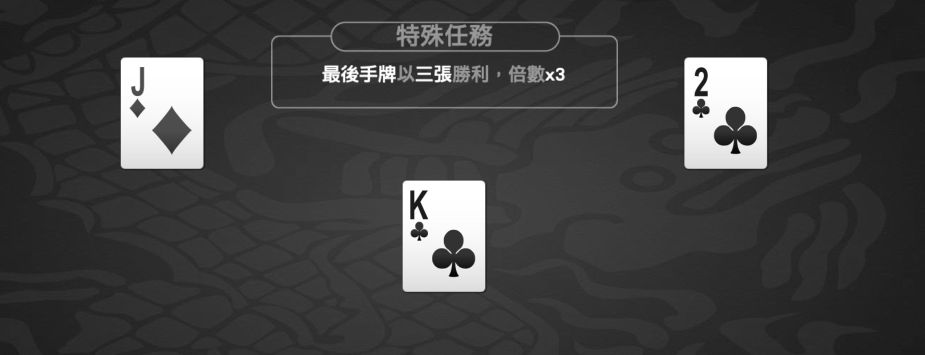
#> input picture test/pool4.jpg, 1850 x 710 px (shown at 1/2 size)
$ python -i Detector.py   (imports and definitions only)
#> lines starting #> are read from the running program, lines starting #| are printed output that depends on the picture; after the words box and inside, x2 and y2 are one past the last pixel; in counts of white or black regions, pixels touching at a corner belong together
### area.py
import abc
import numpy as np
import cv2
from typing import List
from typing import Mapping


class ROI:
    def __init__(self, x, y, width, height):
        self.x: int = int(x)
        self.y: int = int(y)
        self.width: int = int(width)
        self.height: int = int(height)

    def ys(self) -> list:
        return [self.y, (self.y + self.height)]

    def xs(self) -> list:
        return [self.x, self.x + self.width]

    def __eq__(self, other):
        """Overrides the default implementation"""
        if isinstance(other, ROI):
            return self.__hash__() == other.__hash__()
        return False

    def __hash__(self):
        return hash((self.x, self.y, self.width, self.height))

    def crop(self, img):
        return img[self.y:self.y + self.height, self.x:self.x + self.width]

    def pt1(self):
        return self.x, self.y

    def pt2(self):
        return self.x + self.width, self.y + self.height

    def move(self, x: int, y: int) -> 'ROI':
        return ROI(self.x + x, self.y + y, self.width, self.height)


class Size:
    def __init__(self, w, h):
        self.width = w
        self.height = h


class CardSizes:

    # [5 lines left out: function __init__, not called in this run]


class Area(abc.ABC):
    # np.arr
    # [4 lines left out: function __init__, not called in this run]


# class PlayingArea(Area):


class CardArea(Area):
    # [61 lines left out: functions __init__, find_rois_of_cards, find_rois_of_corners, not called in this run]

    def _debug(self, img):
        cv2.imshow("debug", img)
        cv2.waitKey(0)

    # [22 lines left out: function show, not called in this run]

    def detect(self):
        pass


# [19 lines left out: functions own_cards_area, pool_cards_area, lord_cards_area, not called in this run]

### models/card/argument.py
class CornerArgument:
    # b = 56 * 0.7
    # margin = 17 * 0.7
    # d = -5 * .7
    def __init__(self, width_margin: int, width: int, shift: int, height_margin: int = 18, height: int = 135,
                 rank_height: int = 82):
#> further down, picture is the input picture: shape (710, 1850, 3); min 0, max 255, mean 62.8
        self.width_margin = width_margin
        self.width = width
        self.shift = shift
        self.height_margin = height_margin
        self.height = height
        self.rank_height = rank_height

    # [7 lines left out: function zoom, not called in this run]


class CornerArgumentFactory:
    @staticmethod
    def own() -> CornerArgument:
        return CornerArgument(width_margin=17, width=56, shift=-5, height_margin=18, height=135, rank_height=82)

    @staticmethod
    def lord_cards():
        return CornerArgument(width_margin=17, width=40, shift=-7, height_margin=15, height=93, rank_height=55)

    @staticmethod
    def pool():
        return CornerArgument(width_margin=5, width=50, shift=4, height_margin=15, height=110, rank_height=66)
#     todo left cards

### Detector.py
import cv2
import numpy as np
import pytesseract
from PIL import Image

from area import ROI
from models.card import argument
from models.card.argument import CornerArgumentFactory
from models.card.corner import CornerImg


class Detector:

    # def __init__(self, img: np.ndarray):
    #     self.img: np.ndarray = img
    # [9 lines left out: function get_round_id, not called in this run]

    @staticmethod
    def find_rois_of_whole_cards(img: np.ndarray, roiSelected=None):
        cropped = img

        edged = cv2.Canny(cropped, 30, 100)
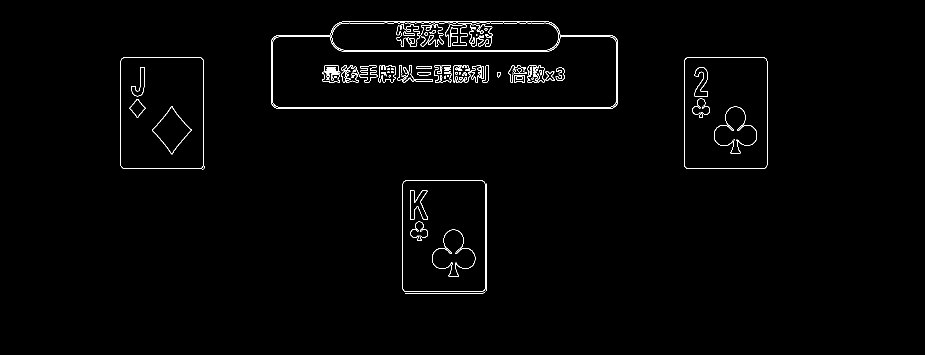
#> edged: shape (710, 1850) (shown at 1/2 size); 1.1% white in thin lines or dots, all inside (x1, y1, x2, y2) = (241, 43, 1535, 587)
        # [6 lines of commented-out code are left out]

        cnts_selected = []
        cnts, hier = cv2.findContours(edged, cv2.RETR_CCOMP, cv2.CHAIN_APPROX_SIMPLE)
#> cnts = 174 contours, 74 with area under 20; largest, box (x1, y1, x2, y2) and area: (542, 43, 1236, 217) 113043, (544, 73, 1234, 215) 83528, (1368, 114, 1535, 338) 36794, (1368, 114, 1535, 338) 36780, (241, 115, 407, 338) 36584
        index_sort = sorted(range(len(cnts)), key=lambda i: cv2.contourArea(cnts[i]), reverse=True)
#> index_sort = 174 values, max 173 at index 8, min 0 at index 157, mean 86.5
        rois = []

        for i in index_sort:
            area = cv2.contourArea(cnts[i])
            cnt = cnts[i]
            peri = cv2.arcLength(cnt, True)
            approx = cv2.approxPolyDP(cnt, 0.01 * peri, True)
            # area=57227,28000
            x, y, w, h = cv2.boundingRect(cnt)
            if len(approx) == 4 and 28000 < area < 58000 and w / h < 1:
                cnts_selected.append(cnts[i])
                rois.append(ROI(x, y, w, h))
#> this loop made 174 passes
#> (i, area, peri, x, y, w, h) on passes 1, 2, 9: (171, 113043, 1691, 542, 43, 694, 174), (172, 83527.5, 1676.1, 544, 73, 690, 142), (173, 29407.5, 3368.7, 542, 43, 694, 174)
#> after the loop, cnts_selected = 6 contours; box (x1, y1, x2, y2) and area: (1368, 114, 1535, 338) 36794, (1368, 114, 1535, 338) 36780, (241, 115, 407, 338) 36584, (805, 361, 971, 584) 36584, (241, 115, 407, 338) 36570, (805, 361, 971, 584) 36569; rois = 6 items

        return list(set(rois))

    # [34 lines left out: function find_corner_of_cards, not called in this run]


# cv2.imshow("test", bgr)
# cv2.waitKey(0)


class Train_ranks:
    """Structure to store information about train rank images."""

    def __init__(self):
        self.img = []  # Thresholded, sized rank image loaded from hard drive
        self.name = "Placeholder"


# [23 lines left out: function load_ranks, not called in this run]


# [5 lines of commented-out code are left out]
cornerArg = CornerArgumentFactory.own()

# [13 lines of commented-out code are left out]
file = "test/pool4.jpg"
# numOfCards = 1
# cornerArg = CornerArgumentFactory.pool()

# img = cv2.imread(file, cv2.IMREAD_GRAYSCALE)
# ret, thresh = cv2.threshold(img, 127, 255, 0)
# cv2.imshow("thresh", thresh)
# bgr = cv2.cvtColor(img, cv2.COLOR_GRAY2BGR)
# cnts, hie = cv2.findContours(thresh, cv2.RETR_TREE, cv2.CHAIN_APPROX_NONE)
# cntsSorted = sorted(cnts, key=lambda cnt: cv2.contourArea(cnt))
# for cnt in cntsSorted:
#     peri = cv2.arcLength(cnt, True)
#     approx = cv2.approxPolyDP(cnt, 0.01 * peri, True)
#     area = cv2.contourArea(cnt)
#     if len(approx) == 4 and 9400 < area < 500000:
#         print(area)
#         cv2.drawContours(bgr, [cnt], -1, (255, 0, 0), 3)
# cv2.imshow("img", bgr)
# cv2.waitKey(0)

# bgr = cv2.cvtColor(img, cv2.COLOR_GRAY2BGR)

# ratio = 0.4
# w = int(img.shape[1] * ratio)
# h = int(img.shape[0] * ratio)
# print(w, h)
# cv2.resize(img, (w, h))
# cv2.imshow("img", cv2.resize(img, (w, h)))
# cv2.waitKey(0)


# # cv2.cvtColor(img, cv2.COLOR_GRAY2BGR)
#
# rois = Detector.find_rois_of_whole_cards(img)
# c = 100
# for roi in rois:
#     cv2.rectangle(bgr, roi.pt1(), roi.pt2(), (c, 0, 0), 2)
#     c += 100
#
# cornerROIs = Detector.find_corner_of_cards(img, rois, cornerArg)
#
# print("num of card: %s, num of corner: %s" % (len(rois), len(cornerROIs)))
#
# i = 0
# from models.card.corner import CornerImg
#
# for roi in cornerROIs:
#     # if i != 6:
#     #     i += 1
#     #     continue
#
#     # cv2.rectangle(bgr, roi.pt1(), roi.pt2(), (255, 0, 0), 1)
#     rankROI = ROI(roi.x, roi.y, roi.width, cornerArg.rank_height)
#     suitROI = ROI(roi.x, roi.y + cornerArg.rank_height, roi.width, roi.height - cornerArg.rank_height)
#     # cv2.rectangle(bgr, rankROI.pt1(), rankROI.pt2(), (0, 0, 255), 1)
#     # cv2.rectangle(bgr, suitROI.pt1(), suitROI.pt2(), (0, 255, 0), 1)
#     centerX = (suitROI.pt1()[0] + suitROI.pt2()[0]) / 2
#     centerY = (suitROI.pt1()[1] + suitROI.pt2()[1]) / 2 - 10
#     # cv2.circle(bgr, (int(centerX), int(centerY)), 1, (255, 0, 0), 2)
#     # cv2.circle(bgr, suitROI.pt1(), 1, (255, 0, 0), 1)
#     # cv2.waitKey(0)
#     cornerCropped = roi.crop(img)
#
#     ci = CornerImg(cornerCropped, cornerArg)
#     ci.isCard()
#     i += 1
#     # rankCropped = cv2.resize(rankROI.crop(img), (40, 25))
#     # suitCropped = cv2.resize(suitROI.crop(img), (40, 40))
#
#     # OWN
#     # rank width: 82 height: 56
#     # suit width: 53 height: 56
#     # lord
#     # rank width: 55 height: 40
#     # suit width: 37 height: 40
#     #
#     # print("rank width: %s height: %s" % (rankCropped.shape[0], rankCropped.shape[1]))
#     # print("suit width: %s height: %s" % (suitCropped.shape[0], suitCropped.shape[1]))
#     # cv2.imwrite("cards/rank-%i.jpg" % i, rankCropped)
#     # cv2.imwrite("cards/suit-%i.jpg" % i, suitCropped)
#     i += 1
# #
# # cv2.imshow("bgr", bgr)
# # cv2.waitKey(0)
#
# # edged = cv2.Canny(img, 0, 500)
# # cv2.imshow("edged", edged)
# # # x, y, w, h = cv2.selectROI("cards", img)
# # # print(x, y, w, h)
# # # cropped = img[y:y + h, x:x + w]
# # # gray = cropped
# # bgr = cv2.cvtColor(img, cv2.COLOR_GRAY2BGR)
# # gray = edged
# # ret, thresh = cv2.threshold(gray, 127, 255, cv2.THRESH_BINARY)
# # #
# # # Find Contour
# # cnts, hier = cv2.findContours(thresh, cv2.RETR_TREE, cv2.CHAIN_APPROX_NONE)
# # index_sort = sorted(range(len(cnts)), key=lambda i: cv2.contourArea(cnts[i]), reverse=True)
# # num_of_cards = 0
# # print("num of cnts: %s" % len(cnts))
# # CORNER_HEIGHT = 155
# # CORNER_WEIGHT = 90
# # CARD_WEIGHT = 208
# # RANK_HEIGHT = 104
# # cnts_selected = []
# # train_ranks = load_ranks("./cards/")
# #
# # # def boundingRect_of_maxContour(img):
# # #     edged = cv2.Canny(img, 30, 300)
# # #     cnts, _ = cv2.findContours(edged, cv2.RETR_TREE, cv2.CHAIN_APPROX_SIMPLE)
# # #     # print(len(cnts))
# # #     maxCnt = sorted(cnts, key=lambda cnt: cv2.contourArea(cnt), reverse=True)[0]
# # #     # cv2.imshow("test",edged)
# # #     # cv2.drawContours(img,[maxCnt],-1, (255, 0, 0),3)
# # #     x, y, w, h = cv2.boundingRect(maxCnt)
# # #     return edged[y:y + h, x:x + w]
# #
# #
# # for i in index_sort:
# #     area = cv2.contourArea(cnts[i])
# #     cnt = cnts[i]
# #     peri = cv2.arcLength(cnt, True)
# #     approx = cv2.approxPolyDP(cnt, 0.01 * peri, True)
# #     # area > 57000 and area < 460000
# #     cv2.imshow("cnts", bgr)
# #     if len(approx) > 0:
# #         print("area of cnt is selected: %s" % cv2.contourArea(cnts[i]))
# #         cnts_selected.append(cnts[i])
# #         x, y, w, h = cv2.boundingRect(cnt)
# #         print("weight: %s, hight: %s" % (w, h))
# #         num_of_cards = int(round(w - 208) / 90 + 1)
# #         print("num of cards is %s" % num_of_cards)
# #         print("area: %s, length of approx:%s" % (area, len(approx)))
# #
# #         cv2.drawContours(bgr, [cnts[i]], -1, (255, 0, 0), 3)
# #         cv2.waitKey(0)
# #
# # #         # cv2.rectangle(gray, (x, y), (x + w, y + h), (0, 255, 0), 2)
# # #         for j in range(num_of_cards):
# # #             # rank_img = gray[(y + RANK_HEIGHT):(y + CORNER_HEIGHT),
# # #             #            (x + CORNER_WEIGHT * j):(x + CORNER_WEIGHT * (j + 1))]
# # #
# # #             rank_img = gray[y :(y + RANK_HEIGHT),
# # #                        (x + CORNER_WEIGHT * j):(x + CORNER_WEIGHT * (j + 1))]
# # #             # rank_img = boundingRect_of_maxContour(rank_img)
# # #
# # #             cv2.imshow("wind",rank_img)
# # #
# # #             best_rank_match_diff = 10000
# # #             best_rank_name = "Unknown"
# # #
# # #             for tr in train_ranks:
# # #                 weight = tr.img.shape[1]
# # #                 height = tr.img.shape[0]
# # #                 # print("old size: $s"%rank_img.shape)
# # #                 resized1 = cv2.resize(rank_img, (weight, height))
# # #                 # resized2 = cv2.resize(tr.img, (0, 0), fx=4, fy=4)
# # #                 diff_img = cv2.absdiff(resized1, tr.img)
# # #
# # #                 rank_diff = int(np.sum(diff_img) / 255)
# # #
# # #                 # print("rank: %s, diff: %s"%(tr.name,rank_diff))
# # #                 if best_rank_match_diff > rank_diff:
# # #                     best_rank_match_diff = rank_diff
# # #                     best_rank_name = tr.name
# # #
# # #
# # #             print(best_rank_name)
# # #
# # #             # cv2.rectangle(bgr, (x + CORNER_WEIGHT * j, y), (x + CORNER_WEIGHT * (j + 1), int(y + RANK_HEIGHT)),
# # #             #               (0, 255, 0),
# # #             #               2)
# # #             # cv2.rectangle(bgr, (x + CORNER_WEIGHT * j, y),
# # #             #               (x + CORNER_WEIGHT * (j + 1), y + CORNER_HEIGHT), (255, 0, 0),
# # #             #               2)
# # #
# # # # 1 card's weight is 208
# # # # 2 card's weight is 298
# # # #
# # # # 26888 half card
# # # # 58398 whole card
# # # print("num of cnts are selectd: %s" % len(cnts_selected))
# # # # cv2.drawContours(bgr, cnts_selected, -1, (0, 255, 0), 3)
# # # # cv2.drawContours(gray, cnts_selected, -1, (0, 255, 0), 3)
# # # # cv2.imshow('mask', gray)
# # # # cv2.imshow("cards", bgr)
# # # # r = cv2.selectROI("cards", img)
# # # # print(r)
# # # # y = r[1]
# # # # x = r[0]
# # # # h = r[3]
# # # # w = r[2]
# # # # cropped = img[y:y + h, x:x + w]
# # #
# # # # cnts, _ = cv2.findContours(img, cv2.RETR_LIST, cv2.CHAIN_APPROX_SIMPLE)
# # # # print("num of cnts: %s" % len(cnts))
# # # # for cnt in cnts:
# # # #     print("area of cnt: %d" % cv2.contourArea(cnt))
# # # #
# # # # cv2.drawContours(cropped, cnts, -1, (255, 0, 0),3)
# # # # # cv2.imshow("cropped", cropped)
# # # #
# # # # cv2.drawContours(img, cnts, -1, (0, 0, 255),3)
# # # # cv2.imshow("cropped", img)
# # # # # roundId=Detector.get_round_id(img)
# # # # # print(roundId)
# # # cv2.destroyAllWindows()

>>> import cv2
>>> picture = cv2.imread('test/pool4.jpg')
>>> result = Detector().find_rois_of_whole_cards(picture)
#> result = 3 items
